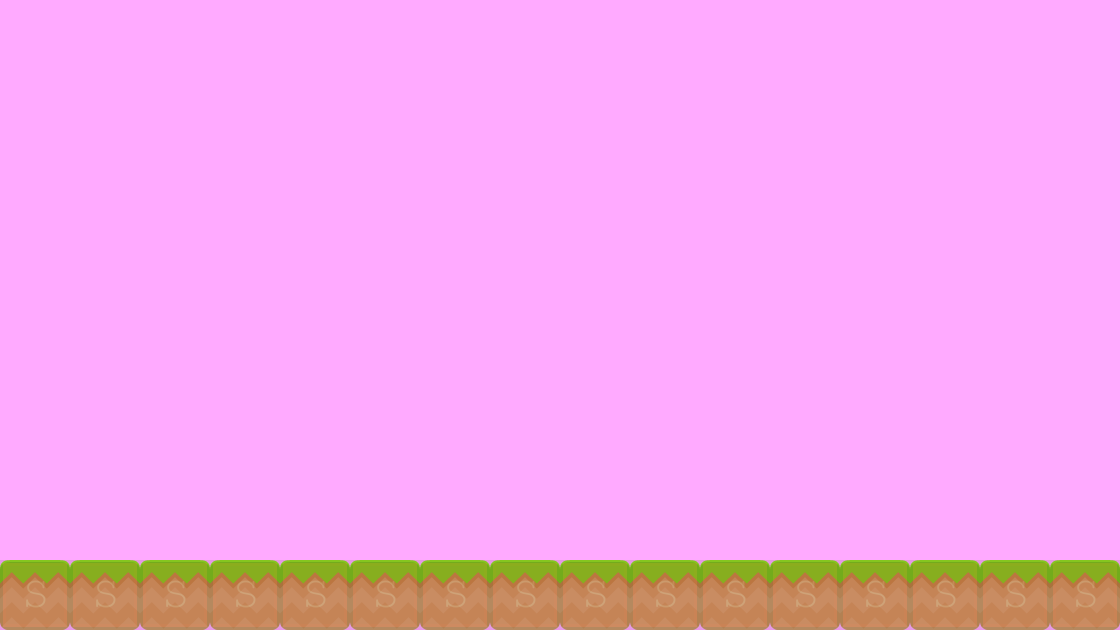

A level layout from a 2D game, rendered from its tile map. Below: a short description, then the map file with tile-grid data replaced by summaries:
An orthogonal 16x9 tile map with 70x70 px tiles, 2 tile layers (background, collision), 2 tilesets.

<map version="1.0" orientation="orthogonal" renderorder="right-down" width="16" height="9" tilewidth="70" tileheight="70" backgroundcolor="#ffaaff">
 <tileset firstgid="1" name="background-tiles" tilewidth="70" tileheight="70">
  <image source="../img/background-tiles.png" width="910" height="910" />
 </tileset>
 <tileset firstgid="170" name="meta-tiles" tilewidth="70" tileheight="70">
  <image source="../img/meta-tiles.png" width="350" height="70" />
  <tile id="4">
   <properties>
    <property name="type" value="solid" />
   </properties>
  </tile>
 </tileset>
 <layer name="background" width="16" height="9">
  <data>[144 cells, 16 non-empty, 1 distinct tile ids]</data>
 </layer>
 <layer name="collision" width="16" height="9" opacity="0.1">
  <properties>
   <property name="type" value="solid" />
  </properties>
  <data>[144 cells, 16 non-empty, 1 distinct tile ids]</data>
 </layer>
</map>
